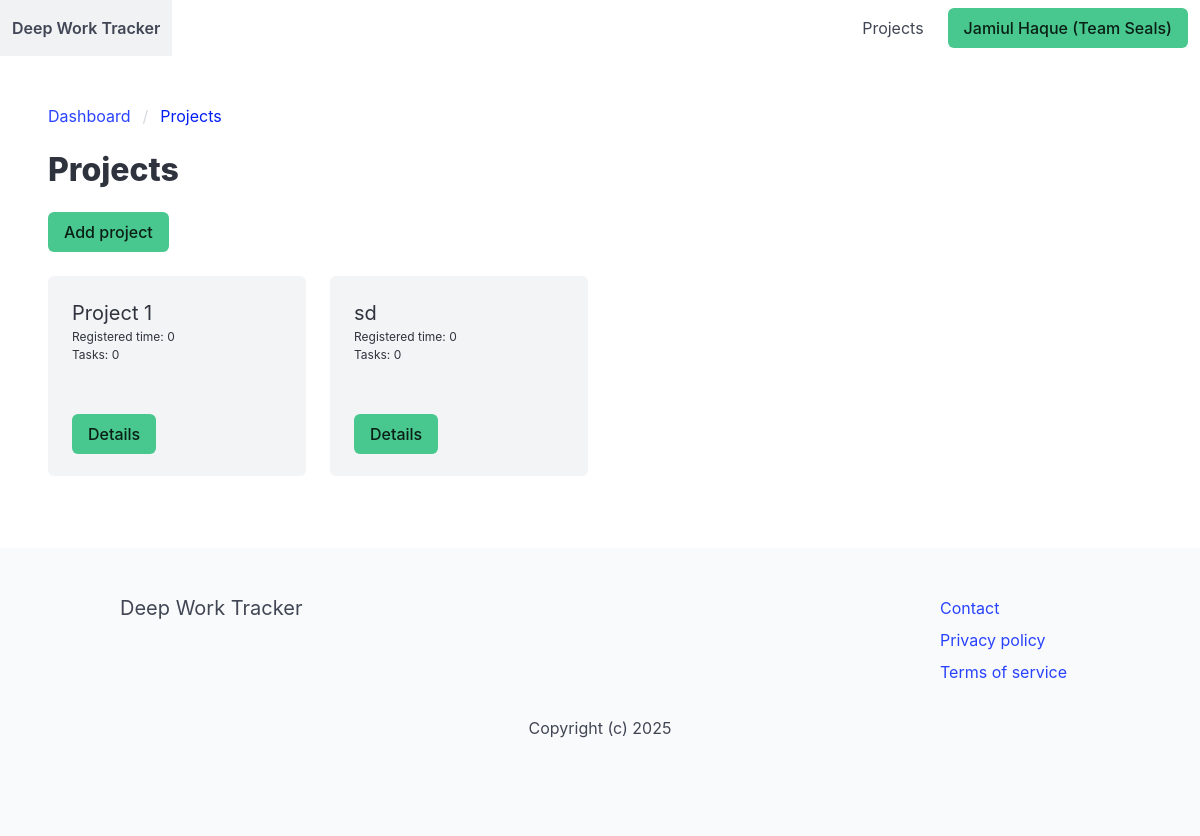
Page /projects/ (signed in) on the committed database.
### apps/team/models.py (models this page shows, shortened)
class Team(models.Model):
    ACTIVE = "active"
    DELETED = "deleted"
    CHOICES_STATUS = (
        (ACTIVE, "Active"),
        (DELETED, "Deleted"),
    )
    title = models.CharField(max_length=255)
    members = models.ManyToManyField(User, related_name="teams")
    created_by = models.ForeignKey(User, related_name="created_teams", on_delete=models.CASCADE)
    created_at = models.DateTimeField(auto_now_add=True)
    status = models.CharField(max_length=10, choices=CHOICES_STATUS, default=ACTIVE)
    class Meta:
        ordering = ["title"]

### apps/project/models.py (models this page shows, shortened)
class Project(models.Model):
    team = models.ForeignKey(Team, related_name="projects", on_delete=models.CASCADE)
    title = models.CharField(max_length=255)
    created_by = models.ForeignKey(User, related_name="projects", on_delete=models.CASCADE)
    created_at = models.DateTimeField(auto_now_add=True)
    class Meta:
        ordering = ["title"]
    def registered_time(self):
        return 0
    def num_tasks_todo(self):
        return 0

### apps/project/views.py (the view)
# urls.py: path("", projects, name="projects"),
@login_required
def projects(request):
    team = get_object_or_404(Team, pk=request.user.userprofile.active_team_id, status=Team.ACTIVE)
    projects = team.projects.all()
    if request.method == "POST":
        title = request.POST.get("title")
        if title:
            project = Project.objects.create(team=team, title=title, created_by=request.user)
            messages.info(request, "A project was added 😉")
            return redirect("project:projects")
    return render(request, "project/projects.html", {"team": team, "projects": projects})

### apps/team/context_processors.py (called while the page is built)
def active_team(request):
    if request.user.is_authenticated:
        if request.user.userprofile.active_team_id:
            team = Team.objects.get(pk=request.user.userprofile.active_team_id)
            return {"active_team": team}
        return {"active_team": None}
    return {"active_team": None}

### apps/project/templates/project/projects.html (shortened to what this page needs)
{% extends "core/base.html" %}
{% block content %}
<div id="projects-app">
    <nav class="breadcrumb" aria-label="breadcrumbs">
        <ul>
            <li><a href="#">Dashboard</a></li>
            <li class="is-active"><a href="#" aria-current="page">Projects</a></li>
        </ul>
    </nav>
    <div class="columns">
        <div class="column is-4">
            <h1 class="title">Projects</h1>
            <a @click="showAddProjectModal = !showAddProjectModal" class="button is-success">Add project</a>
        </div>
    </div>
    <div class="columns">
        {% for project in projects %}
        <div class="column is-3">
            <div class="notification">
                <h2 class="is-size-5">{{ project.title}}</h2>
                <p class="is-size-7">Registered time: {{ project.registered_time }}</p>
                <p class="is-size-7">Tasks: {{ project.num_tasks_todo }}</p>
                <hr>
                <a href="{% url "project:project" project.id %}" class="button is-success">Details</a>
            </div>
        </div>
        {% empty %}
            <div class="column is-3">
                <div class="notification">
                    No projects yet 😓😓
                </div>
            </div>
        {% endfor %}
        </div>
</div>
{% endblock %}

### apps/core/templates/core/base.html (shortened to what this page needs)
<!DOCTYPE html>
<html>
<head>
    <link rel="stylesheet" href="https://cdn.jsdelivr.net/npm/bulma@1.0.2/css/bulma.min.css">
</head>
<body>
    <div id="navbar-app">
        <nav class="navbar" role="navigation" aria-label="main navigation">
            <div class="navbar-brand">
                <a href="/" class="navbar-item"><strong>Deep Work Tracker</strong></a>
            </div>
            <div class="navbar-menu" :class="{'is-active': isActive}">
                <div class="navbar-end">
                    {% if not request.user.is_authenticated %}
                    <a href="{% url "plans" %}" class="navbar-item">Plans</a>
                    {% else %}
                        <a href="{% url "project:projects" %}" class="navbar-item">Projects</a>
                    {% endif %}
                    <div class="navbar-item">
                        <div class="buttons">
                            {% if request.user.is_authenticated %}
                                <a href="{% url "myaccount" %}" class="button is-success">{% firstof request.user.get_full_name request.user.username %}{% if active_team %} ({{ active_team.title}}){% endif %}</a>
                            {% else %}
                                <a href="{% url "signup" %}" class="button is-success"><strong>Sign up</strong></a>
                                <a href="{% url "login" %}" class="button">Log in</a>
                            {% endif %}
                        </div>
                    </div>
                </div>
            </div>
        </nav>
    </div>
     <section class="section">
        {% block content %}
        {% endblock %}
     </section>
     <footer class="footer">
        <div class="container">
            <div class="columns is-multiline">
                <div class="column is-4">
                    <h2 class="subtitle">Deep Work Tracker</h2>
                </div>
            <div class="column is-offset-6 is-2">
                <ul>
                    <li class="mb-2"><a href="#">Contact</a></li>
                    <li class="mb-2"><a href="{% url "privacy" %}">Privacy policy</a></li>
                    <li class="mb-2"><a href="{% url "terms" %}">Terms of service</a></li>
                </ul>
            </div>
            <div class="column is-12 has-text-centered">
                <p>Copyright (c) 2025</p>
            </div>
        </div>
    </div>
</footer>
</body>
</html>

### rows in the picture
Team: title "Team Seals"
Project: title "Project 1", registered_time "0", num_tasks_todo "0"
Project: title "sd", registered_time "0", num_tasks_todo "0"
